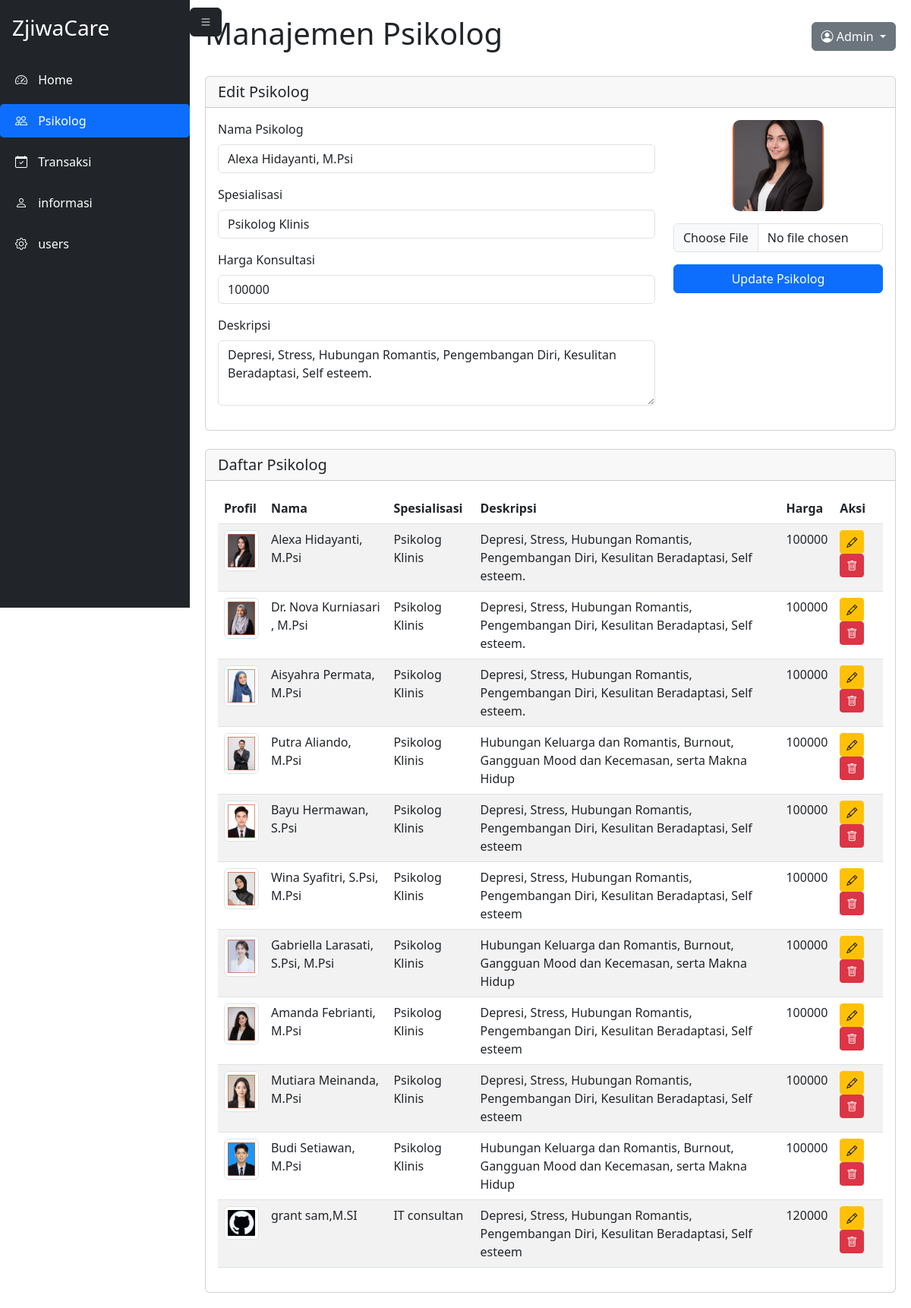
The page /ZjiwaCare/admin.php?edit_id=1 on the database its author committed.
### tables this page shows
CREATE TABLE `psychologists` (
  `id` int(100) NOT NULL,
  `nama` varchar(100) NOT NULL,
  `spesialisasi` varchar(255) NOT NULL,
  `deskripsi` text NOT NULL,
  `harga` int(11) NOT NULL,
  `foto` varchar(255) NOT NULL
);

### ZjiwaCare/admin.php (the view, shortened to what this page needs)
<?php
include 'database.php';
$result = $db->query("SELECT * FROM psychologists");
$psychologist = null;
if (isset($_GET['edit_id'])) {
  $edit_id = $_GET['edit_id'];
  $stmt = $db->prepare("SELECT * FROM psychologists WHERE id = ?");
  $stmt->bind_param('i', $edit_id);
  $stmt->execute();
  $psychologist = $stmt->get_result()->fetch_assoc();
}
?>
<!DOCTYPE html>
<html lang="id">
<head>
    <link href="https://cdn.jsdelivr.net/npm/bootstrap@5.3.0/dist/css/bootstrap.min.css" rel="stylesheet">
    <link href="https://cdn.jsdelivr.net/npm/bootstrap-icons@1.10.0/font/bootstrap-icons.css" rel="stylesheet">
</head>
<body>
    <nav class="sidebar" id="sidebar">
        <div class="position-sticky">
            <div class="px-3 mb-4">
                <h3 class="text-white">ZjiwaCare</h3>
            </div>
            <ul class="nav flex-column">
                <li class="nav-item">
                    <a class="nav-link" href="home.php">
                        <i class="bi bi-speedometer2"></i>
                        Home
                    </a>
                </li>
                <li class="nav-item">
                    <a class="nav-link active" href="admin.php">
                        <i class="bi bi-people"></i>
                        Psikolog
                    </a>
                </li>
                <li class="nav-item">
                    <a class="nav-link" href="transaksiadm.php">
                        <i class="bi bi-calendar-check"></i>
                        Transaksi
                    </a>
                </li>
                <li class="nav-item">
                    <a class="nav-link" href="informasiadm.php">
                        <i class="bi bi-person"></i>
                        informasi
                    </a>
                </li>
                <li class="nav-item">
                    <a class="nav-link" href="usersadm.php">
                        <i class="bi bi-gear"></i>
                        users
                    </a>
                </li>
            </ul>
        </div>
    </nav>
    <button class="btn btn-dark" id="sidebarToggle">
        <i class="bi bi-list"></i>
    </button>
    <main class="main-content">
        <div class="d-flex justify-content-between align-items-center mb-4">
            <h1>Manajemen Psikolog</h1>
            <div class="dropdown">
                <button class="btn btn-secondary dropdown-toggle" type="button" id="userDropdown" data-bs-toggle="dropdown">
                    <i class="bi bi-person-circle"></i> Admin
                </button>
            </div>
        </div>
        <div class="card mb-4">
            <div class="card-header">
                <h5 class="card-title mb-0"><?= $psychologist ? 'Edit' : 'Tambah' ?> Psikolog</h5>
            </div>
            <div class="card-body">
                <form action="" method="POST" enctype="multipart/form-data">
                    <div class="row">
                        <div class="col-md-8">
                            <div class="mb-3">
                                <label for="nama" class="form-label">Nama Psikolog</label>
                                <input type="text" class="form-control" id="nama" name="nama" value="<?= htmlspecialchars($psychologist['nama'] ?? '') ?>" required>
                            </div>
                            <div class="mb-3">
                                <label for="spesialisasi" class="form-label">Spesialisasi</label>
                                <input type="text" class="form-control" id="spesialisasi" name="profesi" value="<?= htmlspecialchars($psychologist['spesialisasi'] ?? '') ?>" required>
                            </div>
                            <div class="mb-3">
                                <label for="harga" class="form-label">Harga Konsultasi</label>
                                <input type="text" class="form-control" id="harga" name="harga" value="<?= htmlspecialchars($psychologist['harga'] ?? '') ?>" required>
                            </div>
                            <div class="mb-3">
                                <label for="deskripsi" class="form-label">Deskripsi</label>
                                <textarea class="form-control" id="deskripsi" name="deskripsi" rows="3" required><?= htmlspecialchars($psychologist['deskripsi'] ?? '') ?></textarea>
                            </div>
                        </div>
                        <div class="col-md-4">
                            <div class="text-center">
                                <img src="<?= htmlspecialchars($psychologist['foto'] ?? 'https://via.placeholder.com/120') ?>" alt="Profil" class="profile-img mb-3">
                                <input type="file" class="form-control mb-3" id="foto" name="foto" accept="image/*">
                                <button type="submit" class="btn btn-primary w-100" name="<?= $psychologist ? 'update' : 'add' ?>">
                                    <?= $psychologist ? 'Update' : 'Tambah' ?> Psikolog
                                </button>
                            </div>
                        </div>
                    </div>
                </form>
            </div>
        </div>
        <div class="card">
            <div class="card-header">
                <h5 class="card-title mb-0">Daftar Psikolog</h5>
            </div>
            <div class="card-body">
                <div class="table-responsive">
                    <table class="table table-striped">
                        <thead>
                            <tr>
                                <th>Profil</th>
                                <th>Nama</th>
                                <th>Spesialisasi</th>
                                <th>Deskripsi</th>
                                <th>Harga</th>
                                <th>Aksi</th>
                            </tr>
                        </thead>
                        <tbody>
                            <?php while ($row = $result->fetch_assoc()): ?>
                            <tr>
                                <td><img src="<?= htmlspecialchars($row['foto']) ?>" alt="Profil" class="img-thumbnail" width="50"></td>
                                <td><?= htmlspecialchars($row['nama']) ?></td>
                                <td><?= htmlspecialchars($row['spesialisasi']) ?></td>
                                <td><?= htmlspecialchars($row['deskripsi']) ?></td>
                                <td><?= htmlspecialchars($row['harga']) ?></td>
                                <td>
                                    <a href="?edit_id=<?= $row['id'] ?>" class="btn btn-warning btn-sm">
                                        <i class="bi bi-pencil"></i>
                                    </a>
                                    <form method="POST" class="d-inline">
                                        <button type="submit" name="delete" class="btn btn-danger btn-sm" onclick="return confirm('Yakin ingin menghapus?')">
                                            <i class="bi bi-trash"></i>
                                        </button>
                                    </form>
                                </td>
                            </tr>
                            <?php endwhile; ?>
                        </tbody>
                    </table>
                </div>
            </div>
        </div>
    </main>
</body>
</html>

### ZjiwaCare/admin.php (style rules this page uses)
.sidebar { position: fixed; top: 0; left: 0; height: 100vh; z-index: 1000; padding-top: 20px; background-color: #212529; width: 250px; transition: all 0.3s; }
.sidebar .nav-link { color: #fff; padding: 10px 20px; margin: 5px 0; }
.sidebar .nav-link.active { background-color: #0d6efd; border-radius: 5px; }
.sidebar .nav-link i { margin-right: 10px; }
.main-content { margin-left: 250px; padding: 20px; }
#sidebarToggle { position: fixed; left: 250px; top: 10px; z-index: 1001; transition: all 0.3s; }
.profile-img { width: 120px; height: 120px; object-fit: cover; border-radius: 10px; }

### rows shown on the page
psychologists: nama "Alexa Hidayanti, M.Psi", profesi "Psikolog Klinis", harga "100000", deskripsi "Depresi, Stress, Hubungan Romantis, Pengembangan Diri, Kesulitan Beradaptasi, Self esteem.", foto (picture), spesialisasi "Psikolog Klinis"
psychologists: foto (picture), nama "Dr. Nova Kurniasari , M.Psi", spesialisasi "Psikolog Klinis", deskripsi "Depresi, Stress, Hubungan Romantis, Pengembangan Diri, Kesulitan Beradaptasi, Self esteem.", harga "100000"
psychologists: foto (picture), nama "Aisyahra Permata, M.Psi", spesialisasi "Psikolog Klinis", deskripsi "Depresi, Stress, Hubungan Romantis, Pengembangan Diri, Kesulitan Beradaptasi, Self esteem.", harga "100000"
psychologists: foto (picture), nama "Putra Aliando, M.Psi", spesialisasi "Psikolog Klinis", deskripsi "Hubungan Keluarga dan Romantis, Burnout, Gangguan Mood dan Kecemasan, serta Makna Hidup", harga "100000"
psychologists: foto (picture), nama "Bayu Hermawan, S.Psi", spesialisasi "Psikolog Klinis", deskripsi "Depresi, Stress, Hubungan Romantis, Pengembangan Diri, Kesulitan Beradaptasi, Self esteem", harga "100000"
psychologists: foto (picture), nama "Wina Syafitri, S.Psi, M.Psi", spesialisasi "Psikolog Klinis", deskripsi "Depresi, Stress, Hubungan Romantis, Pengembangan Diri, Kesulitan Beradaptasi, Self esteem", harga "100000"
psychologists: foto (picture), nama "Gabriella Larasati, S.Psi, M.Psi", spesialisasi "Psikolog Klinis", deskripsi "Hubungan Keluarga dan Romantis, Burnout, Gangguan Mood dan Kecemasan, serta Makna Hidup", harga "100000"
psychologists: foto (picture), nama "Amanda Febrianti, M.Psi", spesialisasi "Psikolog Klinis", deskripsi "Depresi, Stress, Hubungan Romantis, Pengembangan Diri, Kesulitan Beradaptasi, Self esteem", harga "100000"
psychologists: foto (picture), nama "Mutiara Meinanda, M.Psi", spesialisasi "Psikolog Klinis", deskripsi "Depresi, Stress, Hubungan Romantis, Pengembangan Diri, Kesulitan Beradaptasi, Self esteem", harga "100000"
psychologists: foto (picture), nama "Budi Setiawan, M.Psi", spesialisasi "Psikolog Klinis", deskripsi "Hubungan Keluarga dan Romantis, Burnout, Gangguan Mood dan Kecemasan, serta Makna Hidup", harga "100000"
psychologists: foto (picture), nama "grant sam,M.SI", spesialisasi "IT consultan", deskripsi "Depresi, Stress, Hubungan Romantis, Pengembangan Diri, Kesulitan Beradaptasi, Self esteem", harga "120000"
